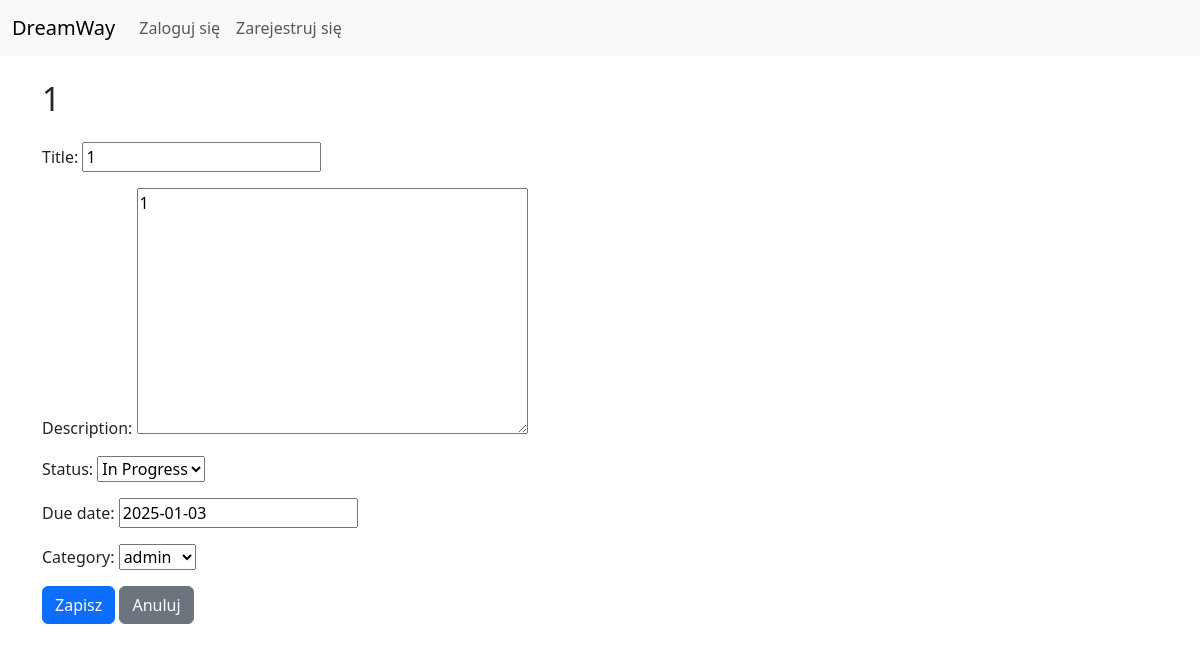
Page /4/edit/ on the committed database.
### tasks/models.py (models this page shows)
class Task(models.Model):
    STATUS_CHOICES = [
        ('todo', 'To Do'),
        ('in_progress', 'In Progress'),
        ('done', 'Done'),
    ]
    title = models.CharField(max_length=100)
    description = models.TextField(blank=True,null=True)
    status = models.CharField(max_length=15, choices=STATUS_CHOICES, default='todo')
    due_date = models.DateField(blank=True, null=True)
    category = models.ForeignKey(Category, on_delete=models.CASCADE, related_name='tasks')
    user = models.ForeignKey(User, on_delete=models.CASCADE, related_name='tasks')
    def __str__(self):
        return self.title

### tasks/views.py (the view)
# urls.py: path('<int:pk>/edit/', TaskUpdateView.as_view(), name='task_edit'),
class TaskUpdateView(UpdateView):
    model = Task
    form_class = TaskForm
    template_name = 'task_form.html'
    success_url = reverse_lazy('task_list')

### tasks/forms.py
class TaskForm(forms.ModelForm):
    class Meta:
        model = Task
        fields = ['title', 'description', 'status', 'due_date', 'category']

### tasks/models.py (called while the page is built)
    def __str__(self):
        return self.name

### tasks/templates/task_form.html (shortened to what this page needs)
{% extends 'base.html' %}
{% block content %}
<h2 class="mb-4">{{ view.object|default:"Dodaj nowe zadanie" }}</h2>
<form method="post">
    {{ form.as_p }}
    <button type="submit"  class="btn btn-primary">Zapisz</button>
    <a href="{% url 'task_list' %}" class="btn btn-secondary">Anuluj</a>
</form>
{% endblock %}

### rows in the picture
Task: object "1", title "1", description "1", status "In Progress", due_date "2025-01-03", category "admin"
